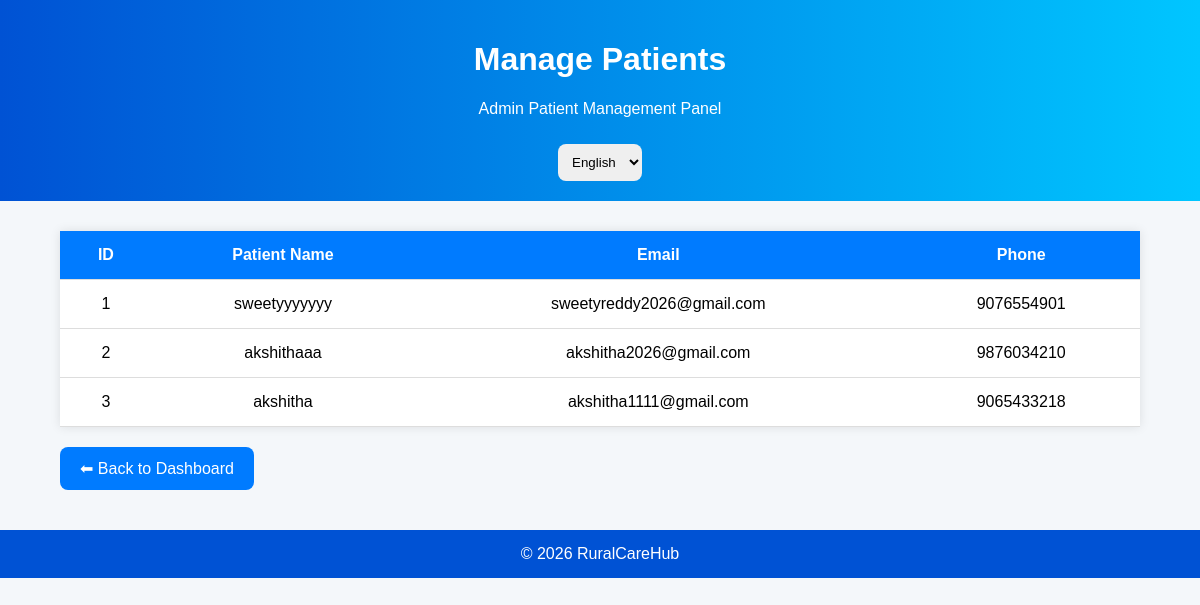
The app's page /manage-patients with its own data.
### app.py (models this page shows)
class User(db.Model):
    id = db.Column(db.Integer, primary_key=True)
    name = db.Column(db.String(100))
    email = db.Column(db.String(100), unique=True)
    phone = db.Column(db.String(20))
    address = db.Column(db.String(200))
    password = db.Column(db.String(100))
    role = db.Column(db.String(50))

### app.py (the view)
@app.route('/manage-patients')
def manage_patients():
    users = User.query.all()
    return render_template(
        'manage_patients.html',
        users=users
    )

### templates/manage_patients.html (shortened to what this page needs)
<!DOCTYPE html>
<html>
<head>
</head>
<body>
<div class="header">
<h1 id="title">Manage Patients</h1>
<p id="subtitle">
</p>
<select id="languageSelect"
onchange="changeLanguage()">
<option value="en">English</option>
</select>
</div>
<div class="container">
<table>
<tr>
<th>ID</th>
<th id="nameText">Patient Name</th>
<th>Email</th>
<th>Phone</th>
</tr>
{% for user in users %}
<tr>
<td>{{ user.id }}</td>
<td>{{ user.name }}</td>
<td>{{ user.email }}</td>
<td>{{ user.phone }}</td>
</tr>
{% endfor %}
</table>
<a href="/admin"
class="back-btn"
id="backBtn">
</a>
</div>
<footer>
© 2026 RuralCareHub
</footer>
</body>
</html>

### templates/manage_patients.html (style rules this page uses)
body { margin:0; font-family:Arial; background:#f4f7fa; }
.header { background:linear-gradient(to right,#0052d4,#00c6ff); color:white; text-align:center; padding:20px; }
.container { width:90%; margin:30px auto; }
table { width:100%; border-collapse:collapse; background:white; box-shadow:0 0 10px rgba(0,0,0,0.1); }
th,td { padding:15px; text-align:center; border-bottom:1px solid #ddd; }
th { background:#007bff; color:white; }
.back-btn { display:inline-block; margin-top:20px; padding:12px 20px; background:#007bff; color:white; text-decoration:none; border-radius:8px; }
select { padding:10px; border-radius:8px; border:none; margin-top:10px; }
footer { background:#0052d4; color:white; text-align:center; padding:15px; margin-top:40px; }

### records on screen
User: id "1", name "sweetyyyyyyy", email "sweetyreddy2026@gmail.com", phone "9076554901"
User: id "2", name "akshithaaa", email "akshitha2026@gmail.com", phone "9876034210"
User: id "3", name "akshitha", email "akshitha1111@gmail.com", phone "9065433218"
